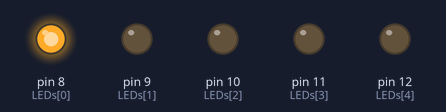
The sketch below on a simulated Arduino Uno, built with avr-gcc and run on an emulated ATmega328P. Shown: output pins drawn as LEDs (lit = HIGH).

Above: at 0.2 s.
At 1.2 s:
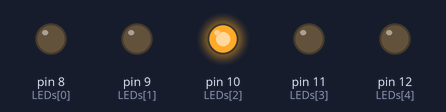
At 1.7 s:
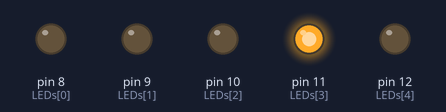
At 2.2 s:
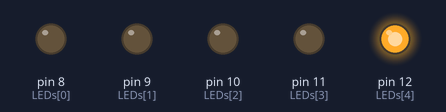
At 3.7 s:
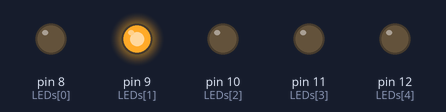
At 5.7 s:
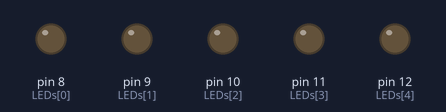
Timing chart, 0 to 6.9 s (numbered marks = the images above):
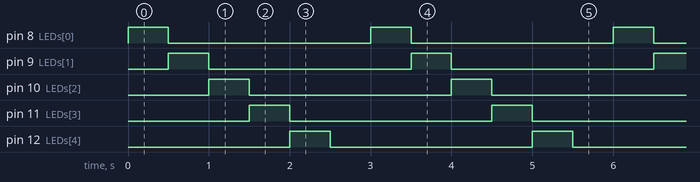

The sketch:

ledlist3.ino
```cpp
const byte LEDs[] = {8,9,10,11,12};
const byte total = sizeof(LEDs)/sizeof(LEDs[0]);
byte indexValue = 0;

void setup() {
  // put your setup code here, to run once:
  for (byte i=0;i<total;i++){
    pinMode(LEDs[i],OUTPUT);
  }
}

void loop() {
  // put your main code here, to run repeatedly:
  for(byte i=0;i<total;i++){
    digitalWrite(LEDs[i],LOW);
  }

  digitalWrite(LEDs[indexValue],HIGH);

  if(indexValue < total){
    indexValue ++;
  }else{
    indexValue = 0;
  }

  delay(500);
}
```

Measured:
- by itself, pin 8 (LEDs[0]), pin 9 (LEDs[1]), pin 10 (LEDs[2]), pin 11 (LEDs[3]), pin 12 (LEDs[4]): alternates HIGH for 0.50 s and LOW for 2.5 s
- by itself, everything shown: repeats every 3.0 s, in 6 steps
